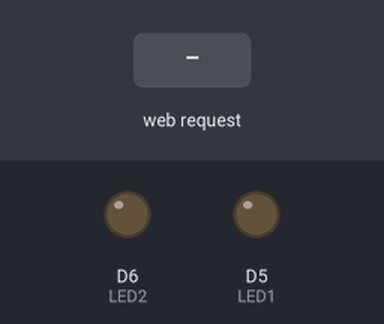
A sketch run on a simulated ESP8266 (NodeMCU). On the bench: output pins drawn as LEDs (lit = HIGH). Inputs (shaded band) come from the test bench. WiFi joins after 1.5 s; servers stay silent unless stated; what the sketch prints to the serial monitor is not drawn.

Above: at 2.7 s.
2.8 s: HTTP request GET /led1on received
At 3.6 s:
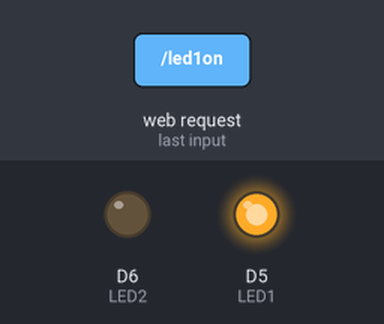
4.3 s: HTTP request GET /led2on received
At 4.7 s:
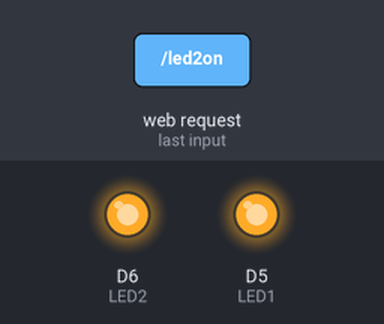
5.8 s: HTTP request GET /led1off received
At 7.0 s:
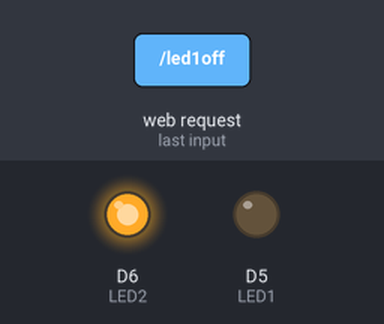
7.3 s: HTTP request GET /led2off received
At 8.2 s:
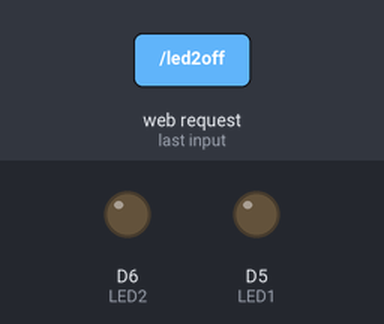
Timing chart, 0 to 9.8 s (numbered marks = the images above; inputs shaded):
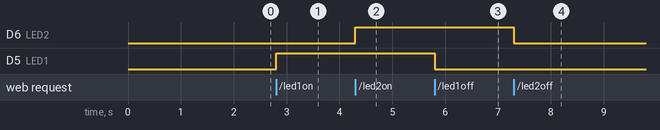

The sketch:

Project_2_Kontrol_2_LED.ino
```cpp
/*************************************
 * Program : Project 2: Kontrol 2 LED
 * Input : -
 * Output : LED1 + LED 2
 * Iot Kontrol 2 LED
 * SMKN 2 Probolinggo
 * ***********************************/
#include <ESP8266WiFi.h>
const char* ssid = "ssidwifianda"; //ganti dengan ssid jaringan wifi anda
const char* password = "passwordwifianda"; //ganti dengan password jaringan wifi anda
#define LED1 D5
#define LED2 D6

WiFiServer server(80);

void setup() {
  Serial.begin(115200);
  delay(10);
  pinMode(LED1, OUTPUT);
  pinMode(LED2, OUTPUT);

  digitalWrite(LED1, LOW);
  digitalWrite(LED2, LOW);

  // Connect to WiFi network
  Serial.println();
  Serial.println();
  Serial.print("Tersambung ke ");
  Serial.println(ssid);
  WiFi.begin(ssid, password);

  while (WiFi.status() != WL_CONNECTED) {
    delay(500);
    Serial.print(".");
  }
  Serial.println("");
  Serial.println("WiFi tersambung");

  server.begin();
  Serial.println("Server dimulai");

  Serial.print("Gunakan URL ini untuk tersambung: ");
  Serial.print("http://");
  Serial.print(WiFi.localIP());
  Serial.println("/");
}

void loop() {
  WiFiClient client = server.available();
  if (!client) {
    return;
  }

  Serial.println("client baru");
  while(!client.available()){
    delay(1);
  }

  String request = client.readStringUntil('\r');
  Serial.println(request);
  client.flush();

  if (request.indexOf("/led1on") > 0)  {
    digitalWrite(LED1, HIGH);

  }
  if (request.indexOf("/led1off") >0)  {
    digitalWrite(LED1, LOW);
  }
   if (request.indexOf("/led2on") > 0)  {
    digitalWrite(LED2, HIGH);
  }
  if (request.indexOf("/led2off") >0)  {
    digitalWrite(LED2, LOW);
  }

  // Return the response
  client.println("HTTP/1.1 200 OK");
  client.println("Content-Type: text/html");
  client.println("");
  client.println("<!DOCTYPE HTML>");
  client.println("<html>");
  client.println("<head>");
  client.println("<meta name='apple-mobile-web-app-capable' content='yes' />");
  client.println("<meta name='apple-mobile-web-app-status-bar-style' content='black-translucent' />");
  client.println("</head>");
  client.println("<body bgcolor = \"#f7e6ec\">");
  client.println("<hr/><hr>");
  client.println("<h4><center> IoT Home Automation : Kontrol 2 LED  </center></h4>");
  client.println("<hr/><hr>");
  client.println("<br><br>");
  client.println("<br><br>");
  client.println("<center>");
  client.println("LED 1");
  client.println("<a href=\"/led1on\"\"><button>Nyalakan </button></a>");
  client.println("<a href=\"/led1off\"\"><button>Matikan </button></a><br />");
  client.println("</center>");
  client.println("<br><br>");
  client.println("<center>");
  client.println("LED 2");
  client.println("<a href=\"/led2on\"\"><button>Nyalakan </button></a>");
  client.println("<a href=\"/led2off\"\"><button>Matikan </button></a><br />");
  client.println("</center>");
  client.println("<br><br>");
  client.println("<center>");
  client.println("<table border=\"5\">");
  client.println("<tr>");
  //=====================
  if (digitalRead(LED1))
         {
           client.print("<td>LED 1 = ON</td>");
         }
  else
          {
            client.print("<td>LED 1 = OFF</td>");
          }
  client.println("<br />");
  //======================
  if (digitalRead(LED2))
          {
           client.print("<td>LED 2 = ON</td>");
          }
  else
          {
            client.print("<td>LED 2 = OFF</td>");
          }
  client.println("</tr>");
  //=======================
  client.println("<tr>");
  client.println("</table>");
  client.println("</center>");
  client.println("</html>");
  delay(1);
  Serial.println("Client disonnected");
  Serial.println("");
}
```

Measured:
- after the input at 2.8 s, D5 (LED1): LOW → HIGH at once
- after the input at 4.3 s, D6 (LED2): LOW → HIGH at once
- after the input at 5.8 s, D5 (LED1): HIGH → LOW at once
- after the input at 7.3 s, D6 (LED2): HIGH → LOW at once
